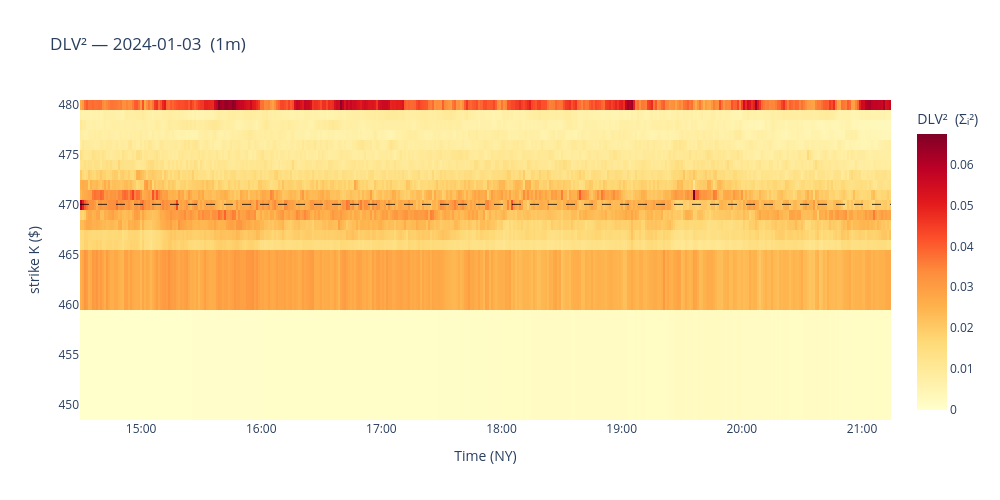

The code cell stored with this chart in its notebook:
### Code cell
# ── DLV² heatmap (plotly) ────────────────────────────────────────────────

import datetime as _dt

import numpy as np
import plotly.graph_objects as go


def _ts_num(r):
    return r["ts"].timestamp() if hasattr(r["ts"], "timestamp") else float(r["ts"]) / 1e9


if not good:
    fig = go.Figure()
    fig.update_layout(title="DLV² — no data", width=1000, height=500)
else:
    n = len(good)
    mat = np.full((len(interior_pure), n), np.nan)
    ts = np.empty(n, dtype=object)
    for j, r in enumerate(good):
        mat[:, j] = r["dlvsqs"][0]
        ts[j] = _dt.datetime.fromtimestamp(_ts_num(r))

    fig = go.Figure(
        go.Heatmap(
            x=ts,
            y=interior_pure,
            z=mat,
            colorscale="YlOrRd",
            colorbar=dict(title="DLV²  (Σᵢ²)"),
            hovertemplate=("t=%{x|%H:%M}<br>K=%{y:.2f}<br>DLV²=%{z:.4g}<extra></extra>"),
        )
    )
    fig.add_hline(y=ref_fwd, line=dict(color="black", width=0.8, dash="dash"))
    fig.update_layout(
        title=f"DLV² — {TRADE_DATE}  ({BATCH_FREQ})",
        xaxis_title="Time (NY)",
        yaxis_title="strike K ($)",
        width=1000,
        height=500,
    )
    fig.update_xaxes(tickformat="%H:%M")

fig.show()

### Figure 1 — Plotly figure (JSON) as saved in the notebook; plotly's stock layout.template omitted (floating-point values rounded to 4 significant figures; data arrays with more than 128 entries replaced by an {"elided": "..."} marker saying what was removed)
{"data": [{"colorbar": {"title": {"text": "DLV²  (Σᵢ²)"}}, "colorscale": [[0, "rgb(255,255,204)"], [0.125, "rgb(255,237,160)"], [0.25, "rgb(254,217,118)"], [0.375, "rgb(254,178,76)"], [0.5, "rgb(253,141,60)"], [0.625, "rgb(252,78,42)"], [0.75, "rgb(227,26,28)"], [0.875, "rgb(189,0,38)"], [1, "rgb(128,0,38)"]], "hovertemplate": "t=%{x|%H:%M}<br>K=%{y:.2f}<br>DLV²=%{z:.4g}<extra></extra>", "type": "heatmap", "x": {"elided": "405 str values"}, "y": [454.0, 465.0, 466.0, 467.0, 468.0, 469.0, 470.1, 471.0, 472.0, 473.0, 474.0, 475.0, 476.0, 477.0, 478.0, 479.0, 480.0], "z": {"elided": "17x405 float values"}}], "layout": {"height": 500, "shapes": [{"line": {"color": "black", "dash": "dash", "width": 0.8}, "type": "line", "x0": 0, "x1": 1, "xref": "x domain", "y0": 470.1, "y1": 470.1, "yref": "y"}], "title": {"text": "DLV² — 2024-01-03  (1m)"}, "width": 1000, "xaxis": {"tickformat": "%H:%M", "title": {"text": "Time (NY)"}}, "yaxis": {"title": {"text": "strike K ($)"}}}}
